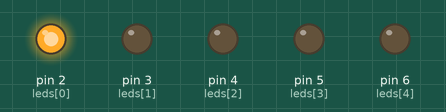
This sketch was run on a simulated Arduino Uno, built with avr-gcc and run on an emulated ATmega328P. On the bench: output pins drawn as LEDs (lit = HIGH).

Above: at 0.06 s.
At 0.54 s:
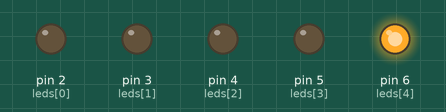
At 1.38 s:
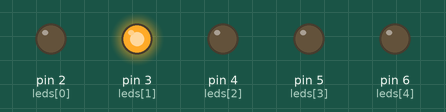
At 2.1 s:
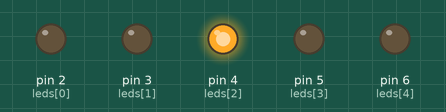
At 2.82 s:
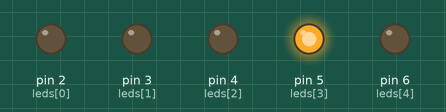
Timing chart, 0 to 3.1 s (numbered marks = the images above):
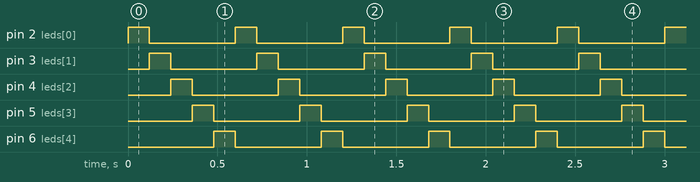

Measured:
- by itself, pin 2 (leds[0]), pin 3 (leds[1]), pin 4 (leds[2]), pin 5 (leds[3]), pin 6 (leds[4]): alternates HIGH for 0.12 s and LOW for 0.48 s

The sketch:

exp08_running_led_chaser.ino
```cpp
const int leds[] = {2, 3, 4, 5, 6};   // LED pins: D2 to D6
const int NUM_LEDS = 5;

void setup() {
  for (int i = 0; i < NUM_LEDS; i++) {
    pinMode(leds[i], OUTPUT);   // Set each LED pin as output
  }
}

void loop() {
  for (int i = 0; i < NUM_LEDS; i++) {
    digitalWrite(leds[i], HIGH);   // Turn LED ON
    delay(120);                    // Keep it ON for 120 ms
    digitalWrite(leds[i], LOW);    // Turn LED OFF
  }
}
```
